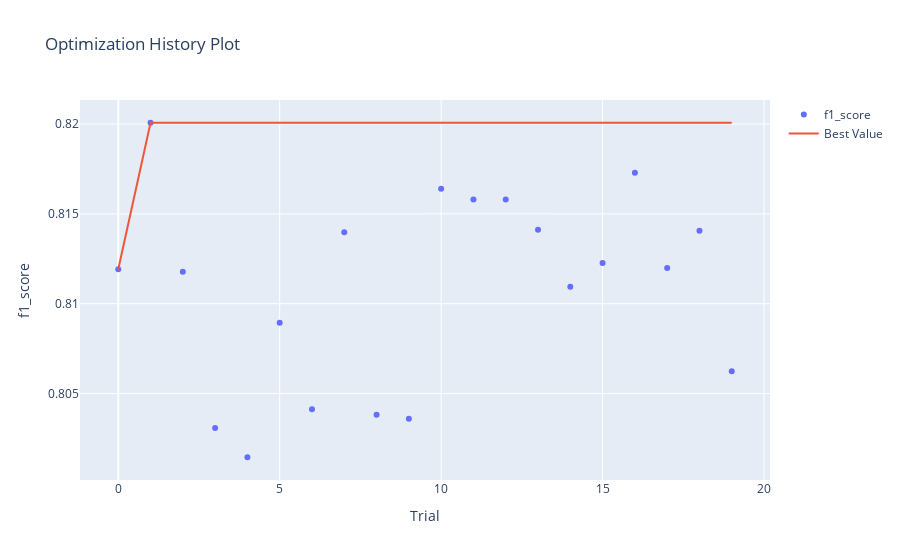

Notebook code for this chart:
### Code cell
optuna.visualization.plot_optimization_history(study_rf, target_name="f1_score")

### Figure 1 — Plotly figure (JSON) as saved in the notebook; plotly's stock layout.template omitted (floating-point values rounded to 4 significant figures)
{"data": [{"mode": "markers", "name": "f1_score", "type": "scatter", "x": [0, 1, 2, 3, 4, 5, 6, 7, 8, 9, 10, 11, 12, 13, 14, 15, 16, 17, 18, 19], "y": [0.8119, 0.8201, 0.8118, 0.8031, 0.8015, 0.8089, 0.8041, 0.814, 0.8038, 0.8036, 0.8164, 0.8158, 0.8158, 0.8141, 0.8109, 0.8123, 0.8173, 0.812, 0.8141, 0.8062]}, {"mode": "lines", "name": "Best Value", "type": "scatter", "x": [0, 1, 2, 3, 4, 5, 6, 7, 8, 9, 10, 11, 12, 13, 14, 15, 16, 17, 18, 19], "y": [0.8119, 0.8201, 0.8201, 0.8201, 0.8201, 0.8201, 0.8201, 0.8201, 0.8201, 0.8201, 0.8201, 0.8201, 0.8201, 0.8201, 0.8201, 0.8201, 0.8201, 0.8201, 0.8201, 0.8201]}, {"marker": {"color": "#cccccc"}, "mode": "markers", "name": "Infeasible Trial", "showlegend": false, "type": "scatter", "x": [], "y": []}], "layout": {"title": {"text": "Optimization History Plot"}, "xaxis": {"title": {"text": "Trial"}}, "yaxis": {"title": {"text": "f1_score"}}}}
